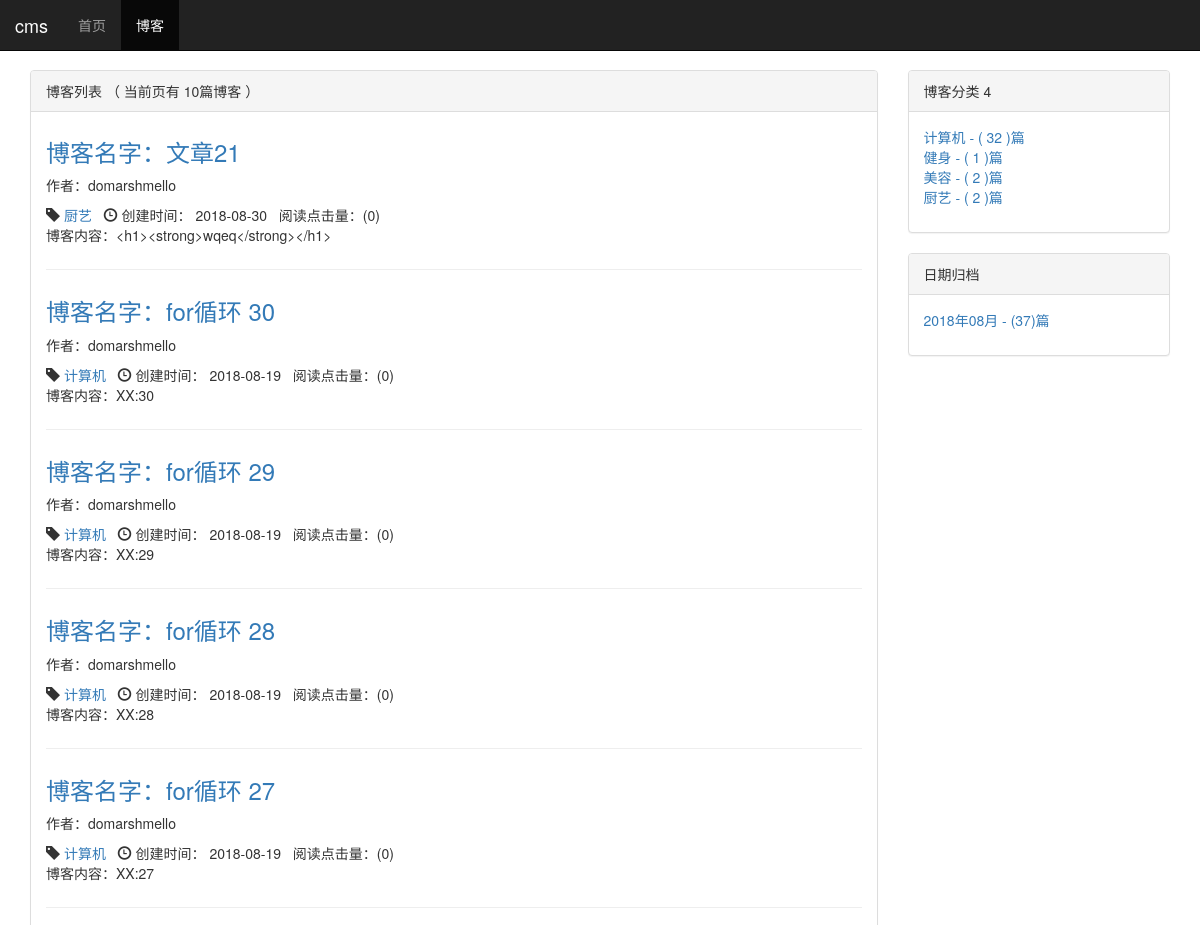
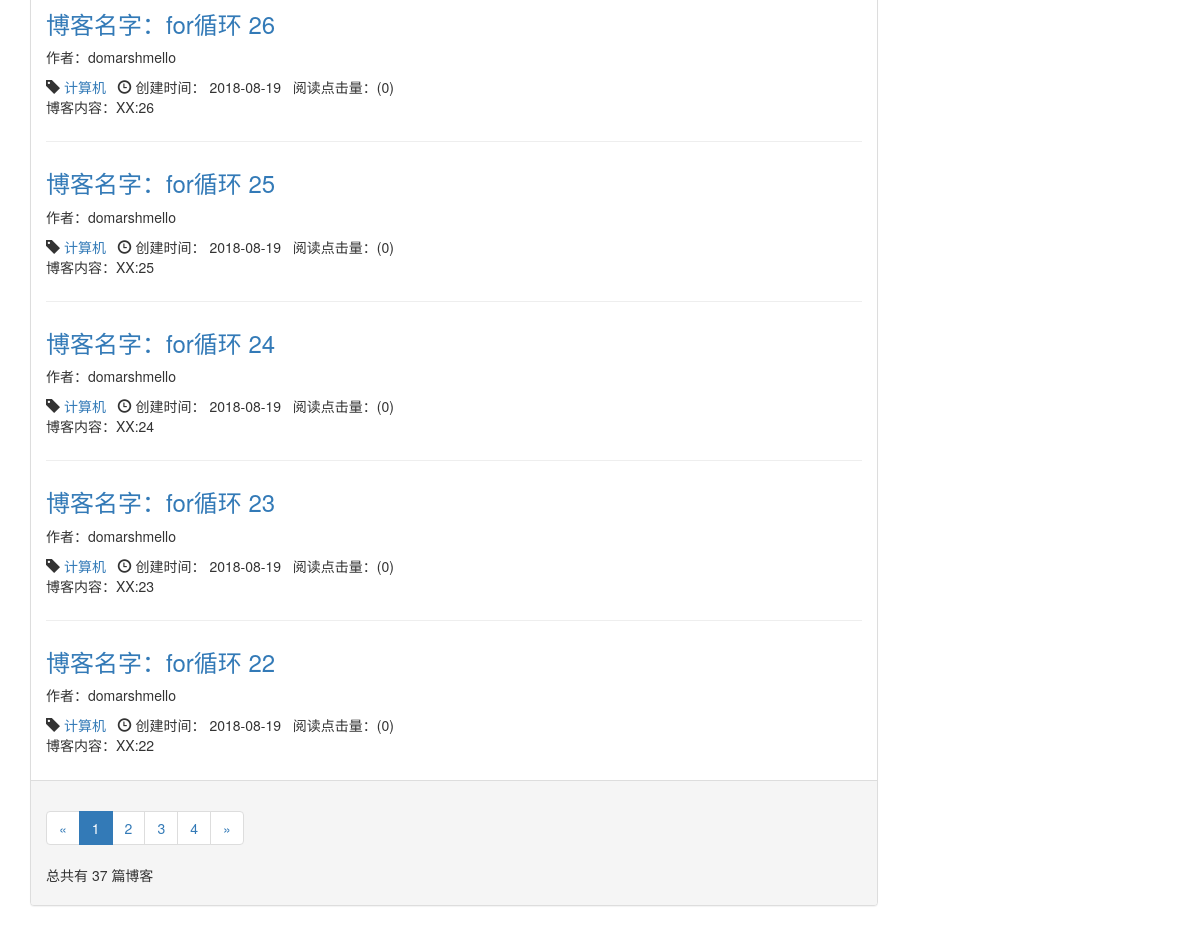
The page /blog/ on the database as committed earlier (2 pictures, top to bottom).
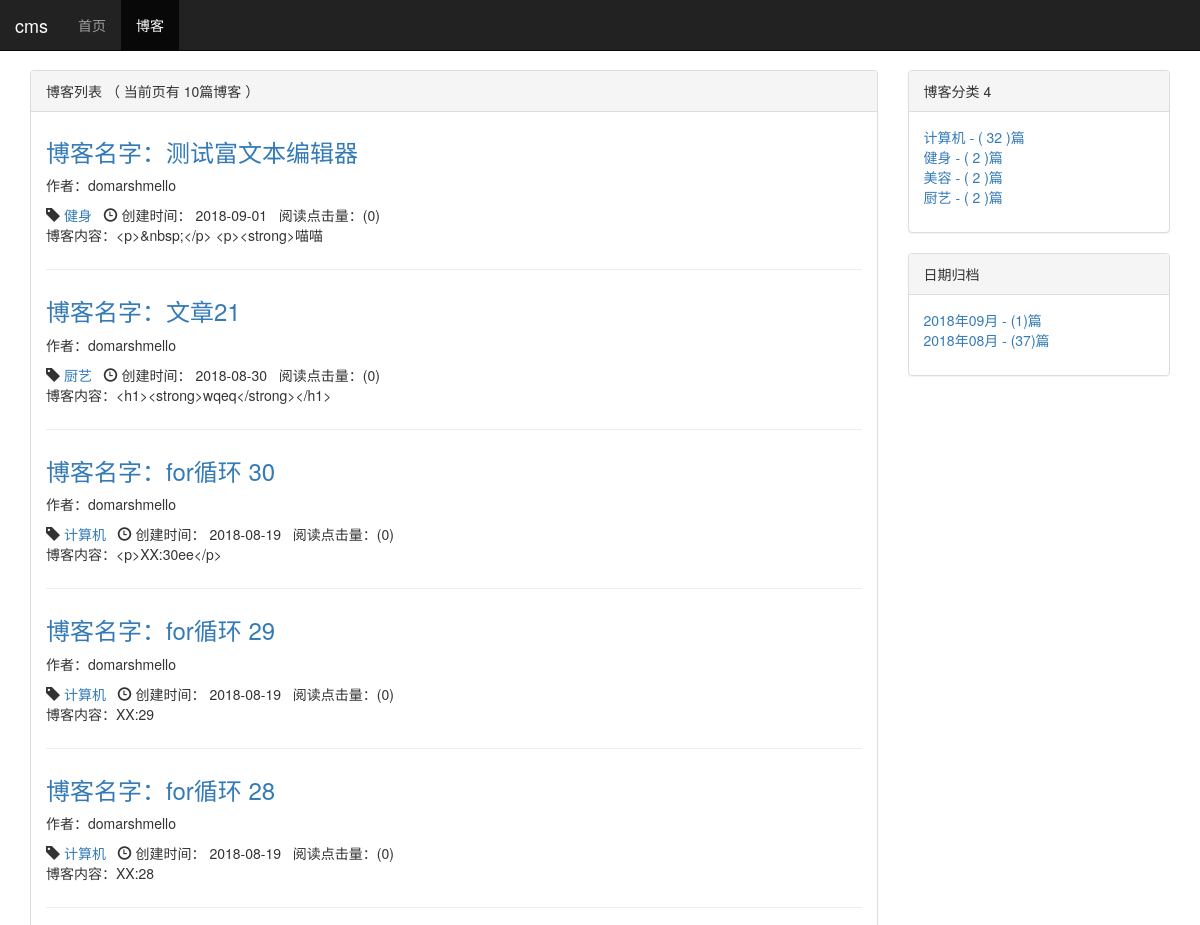
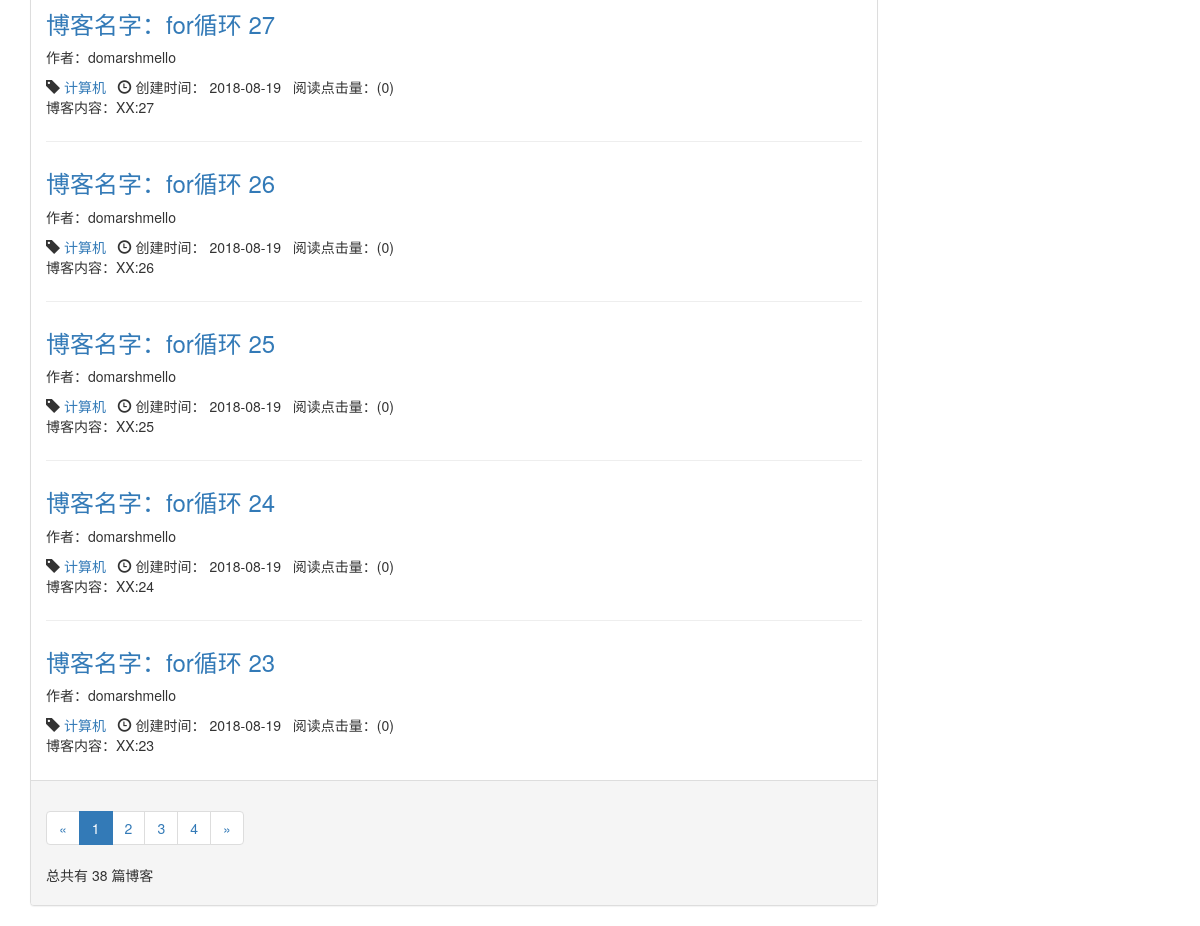
The same page on the database as committed later (2 pictures, top to bottom).
### mytest/models.py (models this page shows, shortened)
class Blog(models.Model, ReadNumExpandMethod):
    title = models.CharField(verbose_name='标题', max_length=60)
    blog_type = models.ForeignKey(BlogType, verbose_name='类型', on_delete=models.DO_NOTHING)
    content = RichTextUploadingField(verbose_name='内容')
    author = models.ForeignKey(User, verbose_name='作者', on_delete=models.DO_NOTHING)
    created_time = models.DateTimeField(verbose_name='创建时间', auto_now_add=True)
    last_update_time = models.DateTimeField(verbose_name='更新时间', auto_now_add=True)
    tags = TaggableManager()  # tags器管理网求允许你从Blog对象中添加，检索和移除标签。
    class Meta:
        ordering = ['-created_time']

class BlogType(models.Model):
    type_name = models.CharField(verbose_name='分类', max_length=20)
    def __str__(self):
        return self.type_name

### mytest/views.py (the view)
# urls.py: path('', blog_list, name="blog_list"),
def blog_list(request):
    blogs_all_list = Blog.objects.all()
    context = get_blog_list_common_data(request, blogs_all_list)
    return render_to_response('blog_list.html', context)

### read_statistics/models.py (called while the page is built)
    def get_read_num(self):
        try:
            ct = ContentType.objects.get_for_model(self)
            readnum = ReadNum.objects.get(content_type=ct, object_id=self.pk)
            return readnum.read_num
        except exceptions.ObjectDoesNotExist:
            return 0

### mytest/templates/blog_list.html (shortened to what this page needs)
{% extends 'base.html' %}
{% block nav_blog_active %} active {% endblock %}
{% load staticfiles %}
{% block header_extends %}
<link rel="stylesheet" href="{% static 'blog/blog.css' %}">
{% endblock %}
{% block content%}
<div class="container">
    <div class="row">
        <div class="col-xs-9 col-sm-9 col-md-9 col-lg-9">
            <div class="panel panel-default">
                <div class="panel-heading">
                    {% block blog_list_title %} 博客列表  （ 当前页有  {{ blogs|length }}篇博客 ）  {% endblock %}
                </div>
                <div class="panel-body">
                    {% for blog in blogs %}
                    <div class="blog">
                       <h3>
                           <a href="{% url 'blog_detail' blog.pk %}">博客名字：{{ blog.title }} </a>
                       </h3>
                        <p>作者：{{ blog.author | truncatechars:100}} </p>
                        <p class="blog-info">
                            <span class="glyphicon glyphicon-tag"></span>  <a href="{% url 'blog_with_type' blog.blog_type.pk %}">{{ blog.blog_type }}</a>&nbsp;&nbsp;
                            <span class="glyphicon glyphicon-time"></span> 创建时间：  {{ blog.created_time|date:"Y-m-d" }}&nbsp;&nbsp;
                            阅读点击量：({{ blog.get_read_num }})
                        </p>
                        <p>博客内容：{{ blog.content | truncatechars:30}} </p>
                    </div>
                        {% empty %}
                    <div class="blog">
                        <h3>暂时没有博客 敬请期待更新</h3>
                    </div>
                        {% endfor %}
                </div>
                <div class="panel-footer">
                        <ul class="pagination">
                            <li>
                                {% if  page_of_blogs.has_previous  %}
                                <a href="?page={{ page_of_blogs.previous_page_number }}" aria-label="Previous">
                                    <span aria-hidden="true">&laquo;</span>
                                </a>
                                {% else %}
                                <span aria-hidden="true">&laquo;</span>
                                {% endif %}
                            </li>
                            {% for page_num in page_of_blogs.paginator.page_range %}
                            {% if page_num == page_of_blogs.number %}
                            <li class="active"><span>{{ page_num }}</span></li>
                            {% else %}
                                {% if page_num == '...' %}
                                <li><span>{{ page_num }}</span></li>
                            {% else %}
                            <li><a href="?page={{ page_num }}">{{ page_num }}</a></li>
                            {% endif %}
                            {% endif %}
                            {% endfor %}
                            <li>
                                {% if page_of_blogs.has_next %}
                                <a href="?page={{ page_of_blogs.next_page_number }}" aria-label="Next">
                                    <span aria-hidden="true">&raquo;</span>
                                </a>
                                {% else %}
                                <span aria-hidden="true">&raquo;</span>
                                {% endif %}
                            </li>
                        </ul>
                        <p>总共有 {{ page_of_blogs.paginator.count}} 篇博客 </p>
                </div>
            </div>
        </div>
        <div class="col-xs-3 col-sm-3 col-md-3 col-lg-3">
            <div class="panel panel-default">
                    <div class="panel-heading">博客分类 {{ blog_types | length }}</div>
                        <div class="panel-body">
                            <ul class="blog-types">
                                {% for blog_type in blog_types %}
                                <li>
                                    <a href="{% url 'blog_with_type' blog_type.pk %}">
                                        {{ blog_type.type_name }}  - ( {{ blog_type.blog_count }} )篇
                                    </a>
                                 </li>
                            {% empty %}
                                <li>暂无分类</li>
                                {% endfor %}
                             </ul>
                        </div>
            </div>
            <div class="panel panel-default">
                 <div class="panel-heading">日期归档</div>
                    <div class="panel-body">
                     <ul>
                         {% for blog_date, blog_count  in blog_dates.items %}
                         <li>
                             <a href="{% url 'blogs_with_date' blog_date.year blog_date.month %}">
                                 {{ blog_date | date:"Y年m月" }} - ({{ blog_count}})篇
                             </a>
                         </li>
                        {% endfor %}
                     </ul>
                     </div>
             </div>
        </div>
    </div>
</div>
{% endblock %}

### templates/base.html (shortened to what this page needs)
{% load staticfiles %}
<html lang="zh-CN">
<head>
    <link rel="stylesheet" href="{% static 'base.css' %}">
    <link rel="stylesheet" href="{% static 'bootstrap-3.3.7/css/bootstrap.min.css' %}">
    {% block header_extends %}{% endblock %}
</head>
<body>
    <div class="navbar navbar-inverse navbar-fixed-top" role="navigation">
        <div class="container-fluid">
            <div class="navbar-header">
                <a class="navbar-brand" href="{% url 'home' %}"> cms </a>
            </div>
            <div id="navbar-collapse" class="collapse navbar-collapse">
                <ul class="nav navbar-nav">
                    <li class="{% block nav_home_active %}{% endblock %}">
                        <a href="{%  url 'home'  %}">首页</a>
                    </li>
                    <li class="{% block nav_blog_active %}{% endblock %}">
                        <a href="{%  url 'blog_list'  %}">博客</a>
                    </li>
                </ul>
            </div>
        </div>
    </div>
    <div class="container-fluid">
        {% block content %}{% endblock %}
    </div>
</body>
</html>

### static/base.css (style rules this page uses)
* { margin: 0; padding: 0; }
body { margin-top: 70px!important; }
ul { list-style-type: none!important; }

### mytest/static/blog/blog.css (style rules this page uses)
ul.blog-types { list-style-type: none; }
div.blog:not(:last-child) { margin-bottom: 2em; padding-bottom: 1em; border-bottom: 1px solid #eee; }
div.blog h3 { margin-top: 0.5em; }
div.blog p.blog-info { margin-bottom: 0; }

Rows that differ between the two databases and show on the page:
no longer on this page (row edited): Blog: title "for循环 22", author "domarshmello", blog_type "计算机", created_time "2018-08-19", get_read_num "0", content "XX:22"
added Blog: title "测试富文本编辑器", author "domarshmello", blog_type "健身", created_time "2018-09-01", get_read_num "0", content "<p>&nbsp;</p> <p><strong>喵喵"
changed Blog "for循环 30": content "XX:30" → "<p>XX:30ee</p>"
computed for BlogType "健身": blog_count "1" → "2"
Other text that changed with them:
{{ page_of_blogs.paginator.count }}: "37" → "38"
new list line: "2018年09月 - ( 1 )篇"
